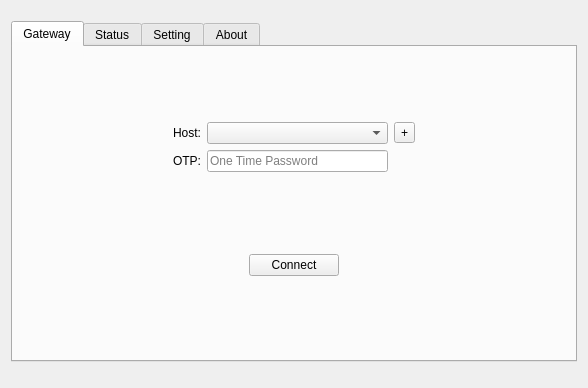
<?xml version="1.0" encoding="UTF-8"?>
<ui version="4.0">
 <class>AnyLink</class>
 <widget class="QWidget" name="AnyLink">
  <property name="geometry">
   <rect>
    <x>0</x>
    <y>0</y>
    <width>588</width>
    <height>388</height>
   </rect>
  </property>
  <property name="sizePolicy">
   <sizepolicy hsizetype="Preferred" vsizetype="Preferred">
    <horstretch>0</horstretch>
    <verstretch>0</verstretch>
   </sizepolicy>
  </property>
  <property name="windowTitle">
   <string/>
  </property>
  <layout class="QVBoxLayout" name="verticalLayout_5">
   <property name="topMargin">
    <number>6</number>
   </property>
   <property name="bottomMargin">
    <number>6</number>
   </property>
   <item>
    <spacer name="topSpacer">
     <property name="orientation">
      <enum>Qt::Vertical</enum>
     </property>
     <property name="sizeType">
      <enum>QSizePolicy::Fixed</enum>
     </property>
     <property name="sizeHint" stdset="0">
      <size>
       <width>20</width>
       <height>15</height>
      </size>
     </property>
    </spacer>
   </item>
   <item>
    <widget class="QTabWidget" name="tabWidget">
     <property name="tabShape">
      <enum>QTabWidget::Rounded</enum>
     </property>
     <property name="currentIndex">
      <number>0</number>
     </property>
     <property name="documentMode">
      <bool>false</bool>
     </property>
     <widget class="QWidget" name="tabGateway">
      <attribute name="title">
       <string>Gateway</string>
      </attribute>
      <layout class="QGridLayout" name="gridLayout">
       <item row="0" column="0" rowspan="2">
        <spacer name="verticalSpacer_3">
         <property name="orientation">
          <enum>Qt::Vertical</enum>
         </property>
         <property name="sizeHint" stdset="0">
          <size>
           <width>20</width>
           <height>40</height>
          </size>
         </property>
        </spacer>
       </item>
       <item row="0" column="1" colspan="2">
        <spacer name="horizontalSpacer_14">
         <property name="orientation">
          <enum>Qt::Horizontal</enum>
         </property>
         <property name="sizeHint" stdset="0">
          <size>
           <width>74</width>
           <height>20</height>
          </size>
         </property>
        </spacer>
       </item>
       <item row="0" column="3">
        <widget class="Loading" name="progressBar" native="true">
         <property name="minimumSize">
          <size>
           <width>90</width>
           <height>60</height>
          </size>
         </property>
        </widget>
       </item>
       <item row="0" column="4" colspan="2">
        <spacer name="horizontalSpacer_15">
         <property name="orientation">
          <enum>Qt::Horizontal</enum>
         </property>
         <property name="sizeHint" stdset="0">
          <size>
           <width>74</width>
           <height>20</height>
          </size>
         </property>
        </spacer>
       </item>
       <item row="0" column="6" rowspan="2">
        <spacer name="verticalSpacer_10">
         <property name="orientation">
          <enum>Qt::Vertical</enum>
         </property>
         <property name="sizeHint" stdset="0">
          <size>
           <width>20</width>
           <height>40</height>
          </size>
         </property>
        </spacer>
       </item>
       <item row="1" column="2" rowspan="2" colspan="3">
        <layout class="QHBoxLayout" name="horizontalLayout">
         <item>
          <layout class="QGridLayout" name="gridLayout_2">
           <item row="0" column="1">
            <widget class="QToolButton" name="buttonProfile">
             <property name="text">
              <string>+</string>
             </property>
            </widget>
           </item>
           <item row="1" column="1">
            <spacer name="verticalSpacer_2">
             <property name="orientation">
              <enum>Qt::Vertical</enum>
             </property>
             <property name="sizeHint" stdset="0">
              <size>
               <width>20</width>
               <height>18</height>
              </size>
             </property>
            </spacer>
           </item>
           <item row="0" column="0" rowspan="2">
            <layout class="QFormLayout" name="formLayout">
             <item row="0" column="0">
              <widget class="QLabel" name="label_2">
               <property name="text">
                <string>Host:</string>
               </property>
              </widget>
             </item>
             <item row="0" column="1">
              <widget class="QComboBox" name="comboBoxHost">
               <property name="minimumSize">
                <size>
                 <width>150</width>
                 <height>0</height>
                </size>
               </property>
               <property name="frame">
                <bool>true</bool>
               </property>
              </widget>
             </item>
             <item row="1" column="0">
              <widget class="QLabel" name="label">
               <property name="text">
                <string>OTP:</string>
               </property>
              </widget>
             </item>
             <item row="1" column="1">
              <widget class="QLineEdit" name="lineEditOTP">
               <property name="frame">
                <bool>true</bool>
               </property>
               <property name="echoMode">
                <enum>QLineEdit::Password</enum>
               </property>
               <property name="placeholderText">
                <string>One Time Password</string>
               </property>
              </widget>
             </item>
            </layout>
           </item>
          </layout>
         </item>
        </layout>
       </item>
       <item row="2" column="0" colspan="2">
        <spacer name="horizontalSpacer_3">
         <property name="orientation">
          <enum>Qt::Horizontal</enum>
         </property>
         <property name="sizeHint" stdset="0">
          <size>
           <width>74</width>
           <height>20</height>
          </size>
         </property>
        </spacer>
       </item>
       <item row="2" column="5" colspan="2">
        <spacer name="horizontalSpacer_5">
         <property name="orientation">
          <enum>Qt::Horizontal</enum>
         </property>
         <property name="sizeHint" stdset="0">
          <size>
           <width>74</width>
           <height>20</height>
          </size>
         </property>
        </spacer>
       </item>
       <item row="3" column="3">
        <spacer name="verticalSpacer">
         <property name="orientation">
          <enum>Qt::Vertical</enum>
         </property>
         <property name="sizeHint" stdset="0">
          <size>
           <width>20</width>
           <height>23</height>
          </size>
         </property>
        </spacer>
       </item>
       <item row="4" column="0" colspan="3">
        <spacer name="horizontalSpacer">
         <property name="orientation">
          <enum>Qt::Horizontal</enum>
         </property>
         <property name="sizeHint" stdset="0">
          <size>
           <width>157</width>
           <height>17</height>
          </size>
         </property>
        </spacer>
       </item>
       <item row="4" column="3">
        <widget class="QPushButton" name="buttonConnect">
         <property name="text">
          <string>Connect</string>
         </property>
        </widget>
       </item>
       <item row="4" column="4" colspan="3">
        <spacer name="horizontalSpacer_2">
         <property name="orientation">
          <enum>Qt::Horizontal</enum>
         </property>
         <property name="sizeHint" stdset="0">
          <size>
           <width>157</width>
           <height>17</height>
          </size>
         </property>
        </spacer>
       </item>
       <item row="5" column="3">
        <spacer name="verticalSpacer_4">
         <property name="orientation">
          <enum>Qt::Vertical</enum>
         </property>
         <property name="sizeHint" stdset="0">
          <size>
           <width>20</width>
           <height>39</height>
          </size>
         </property>
        </spacer>
       </item>
      </layout>
     </widget>
     <widget class="QWidget" name="tabStatus">
      <attribute name="title">
       <string>Status</string>
      </attribute>
      <layout class="QGridLayout" name="gridLayout_3">
       <item row="0" column="0" colspan="3">
        <layout class="QHBoxLayout" name="horizontalLayout_5">
         <item>
          <layout class="QVBoxLayout" name="verticalLayout_2">
           <item>
            <widget class="QLabel" name="label_3">
             <property name="text">
              <string>Channel Type:</string>
             </property>
            </widget>
           </item>
           <item>
            <widget class="QLabel" name="label_8">
             <property name="text">
              <string>TLS CipherSuite:</string>
             </property>
            </widget>
           </item>
           <item>
            <widget class="QLabel" name="label_9">
             <property name="text">
              <string>DTLS CipherSuite:</string>
             </property>
            </widget>
           </item>
           <item>
            <widget class="QLabel" name="label_17">
             <property name="text">
              <string>DTLS Port:</string>
             </property>
            </widget>
           </item>
           <item>
            <widget class="QLabel" name="label_4">
             <property name="text">
              <string>Server Address:</string>
             </property>
            </widget>
           </item>
           <item>
            <widget class="QLabel" name="label_6">
             <property name="text">
              <string>Local Address:</string>
             </property>
            </widget>
           </item>
           <item>
            <widget class="QLabel" name="label_5">
             <property name="text">
              <string>VPN Address:</string>
             </property>
            </widget>
           </item>
           <item>
            <widget class="QLabel" name="label_7">
             <property name="text">
              <string>MTU:</string>
             </property>
            </widget>
           </item>
           <item>
            <widget class="QLabel" name="label_10">
             <property name="text">
              <string>DNS:</string>
             </property>
            </widget>
           </item>
          </layout>
         </item>
         <item>
          <layout class="QVBoxLayout" name="verticalLayout_3">
           <item>
            <widget class="QLabel" name="labelChannelType">
             <property name="text">
              <string notr="true"/>
             </property>
             <property name="alignment">
              <set>Qt::AlignRight|Qt::AlignTrailing|Qt::AlignVCenter</set>
             </property>
             <property name="textInteractionFlags">
              <set>Qt::LinksAccessibleByMouse|Qt::TextSelectableByMouse</set>
             </property>
            </widget>
           </item>
           <item>
            <widget class="QLabel" name="labelTlsCipherSuite">
             <property name="text">
              <string notr="true"/>
             </property>
             <property name="alignment">
              <set>Qt::AlignRight|Qt::AlignTrailing|Qt::AlignVCenter</set>
             </property>
             <property name="textInteractionFlags">
              <set>Qt::LinksAccessibleByMouse|Qt::TextSelectableByMouse</set>
             </property>
            </widget>
           </item>
           <item>
            <widget class="QLabel" name="labelDtlsCipherSuite">
             <property name="text">
              <string notr="true"/>
             </property>
             <property name="alignment">
              <set>Qt::AlignRight|Qt::AlignTrailing|Qt::AlignVCenter</set>
             </property>
             <property name="textInteractionFlags">
              <set>Qt::LinksAccessibleByMouse|Qt::TextSelectableByMouse</set>
             </property>
            </widget>
           </item>
           <item>
            <widget class="QLabel" name="labelDTLSPort">
             <property name="text">
              <string notr="true"/>
             </property>
             <property name="alignment">
              <set>Qt::AlignRight|Qt::AlignTrailing|Qt::AlignVCenter</set>
             </property>
             <property name="textInteractionFlags">
              <set>Qt::LinksAccessibleByMouse|Qt::TextSelectableByMouse</set>
             </property>
            </widget>
           </item>
           <item>
            <widget class="QLabel" name="labelServerAddress">
             <property name="text">
              <string notr="true"/>
             </property>
             <property name="alignment">
              <set>Qt::AlignRight|Qt::AlignTrailing|Qt::AlignVCenter</set>
             </property>
             <property name="textInteractionFlags">
              <set>Qt::LinksAccessibleByMouse|Qt::TextSelectableByMouse</set>
             </property>
            </widget>
           </item>
           <item>
            <widget class="QLabel" name="labelLocalAddress">
             <property name="text">
              <string notr="true"/>
             </property>
             <property name="alignment">
              <set>Qt::AlignRight|Qt::AlignTrailing|Qt::AlignVCenter</set>
             </property>
             <property name="textInteractionFlags">
              <set>Qt::LinksAccessibleByMouse|Qt::TextSelectableByMouse</set>
             </property>
            </widget>
           </item>
           <item>
            <widget class="QLabel" name="labelVPNAddress">
             <property name="text">
              <string notr="true"/>
             </property>
             <property name="alignment">
              <set>Qt::AlignRight|Qt::AlignTrailing|Qt::AlignVCenter</set>
             </property>
             <property name="textInteractionFlags">
              <set>Qt::LinksAccessibleByMouse|Qt::TextSelectableByMouse</set>
             </property>
            </widget>
           </item>
           <item>
            <widget class="QLabel" name="labelMTU">
             <property name="text">
              <string notr="true"/>
             </property>
             <property name="alignment">
              <set>Qt::AlignRight|Qt::AlignTrailing|Qt::AlignVCenter</set>
             </property>
             <property name="textInteractionFlags">
              <set>Qt::LinksAccessibleByMouse|Qt::TextSelectableByMouse</set>
             </property>
            </widget>
           </item>
           <item>
            <widget class="QLabel" name="labelDNS">
             <property name="text">
              <string notr="true"/>
             </property>
             <property name="alignment">
              <set>Qt::AlignRight|Qt::AlignTrailing|Qt::AlignVCenter</set>
             </property>
             <property name="textInteractionFlags">
              <set>Qt::LinksAccessibleByMouse|Qt::TextSelectableByMouse</set>
             </property>
            </widget>
           </item>
          </layout>
         </item>
        </layout>
       </item>
       <item row="1" column="1">
        <spacer name="verticalSpacer_5">
         <property name="orientation">
          <enum>Qt::Vertical</enum>
         </property>
         <property name="sizeHint" stdset="0">
          <size>
           <width>20</width>
           <height>5</height>
          </size>
         </property>
        </spacer>
       </item>
       <item row="2" column="0">
        <spacer name="horizontalSpacer_6">
         <property name="orientation">
          <enum>Qt::Horizontal</enum>
         </property>
         <property name="sizeHint" stdset="0">
          <size>
           <width>139</width>
           <height>20</height>
          </size>
         </property>
        </spacer>
       </item>
       <item row="2" column="1">
        <widget class="QPushButton" name="buttonDetails">
         <property name="enabled">
          <bool>false</bool>
         </property>
         <property name="text">
          <string>Details</string>
         </property>
        </widget>
       </item>
       <item row="2" column="2">
        <spacer name="horizontalSpacer_7">
         <property name="orientation">
          <enum>Qt::Horizontal</enum>
         </property>
         <property name="sizeHint" stdset="0">
          <size>
           <width>138</width>
           <height>20</height>
          </size>
         </property>
        </spacer>
       </item>
      </layout>
     </widget>
     <widget class="QWidget" name="tabSetting">
      <attribute name="title">
       <string>Setting</string>
      </attribute>
      <layout class="QGridLayout" name="gridLayout_4">
       <item row="3" column="0">
        <spacer name="verticalSpacer_9">
         <property name="orientation">
          <enum>Qt::Vertical</enum>
         </property>
         <property name="sizeHint" stdset="0">
          <size>
           <width>20</width>
           <height>125</height>
          </size>
         </property>
        </spacer>
       </item>
       <item row="0" column="0">
        <layout class="QVBoxLayout" name="verticalLayout_4">
         <item>
          <widget class="QCheckBox" name="checkBoxAutoLogin">
           <property name="text">
            <string>Connect to the last used VPN when AnyLink is started</string>
           </property>
          </widget>
         </item>
         <item>
          <widget class="QCheckBox" name="checkBoxMinimize">
           <property name="text">
            <string>Minimize AnyLink on VPN connect</string>
           </property>
          </widget>
         </item>
         <item>
          <widget class="QCheckBox" name="checkBoxBlock">
           <property name="text">
            <string>Block connections to untrusted servers</string>
           </property>
          </widget>
         </item>
         <item>
          <widget class="QCheckBox" name="checkBoxDebug">
           <property name="text">
            <string>Enable Debug logging</string>
           </property>
          </widget>
         </item>
         <item>
          <widget class="QCheckBox" name="checkBoxCiscoCompat">
           <property name="text">
            <string>Cisco Protocol Compatibility</string>
           </property>
          </widget>
         </item>
         <item>
          <widget class="QCheckBox" name="checkBoxDtls">
           <property name="text">
            <string>Disable creation of DTLS channel</string>
           </property>
          </widget>
         </item>
         <item>
          <widget class="QCheckBox" name="checkBoxLang">
           <property name="text">
            <string>Use local language for the UI</string>
           </property>
          </widget>
         </item>
        </layout>
       </item>
       <item row="0" column="1">
        <spacer name="horizontalSpacer_8">
         <property name="orientation">
          <enum>Qt::Horizontal</enum>
         </property>
         <property name="sizeHint" stdset="0">
          <size>
           <width>254</width>
           <height>20</height>
          </size>
         </property>
        </spacer>
       </item>
      </layout>
     </widget>
     <widget class="QWidget" name="tabAbout">
      <attribute name="title">
       <string>About</string>
      </attribute>
      <layout class="QGridLayout" name="gridLayout_5">
       <item row="0" column="0">
        <spacer name="horizontalSpacer_12">
         <property name="orientation">
          <enum>Qt::Horizontal</enum>
         </property>
         <property name="sizeHint" stdset="0">
          <size>
           <width>64</width>
           <height>20</height>
          </size>
         </property>
        </spacer>
       </item>
       <item row="0" column="1">
        <layout class="QVBoxLayout" name="verticalLayout">
         <item>
          <layout class="QHBoxLayout" name="horizontalLayout_3">
           <item>
            <spacer name="horizontalSpacer_4">
             <property name="orientation">
              <enum>Qt::Horizontal</enum>
             </property>
             <property name="sizeHint" stdset="0">
              <size>
               <width>48</width>
               <height>20</height>
              </size>
             </property>
            </spacer>
           </item>
           <item>
            <widget class="QLabel" name="labelLogo">
             <property name="text">
              <string notr="true">&lt;html&gt;&lt;head/&gt;&lt;body&gt;&lt;h3 style=&quot; margin-top:14px; margin-bottom:12px; margin-left:0px; margin-right:0px; -qt-block-indent:0; text-indent:0px;&quot;&gt;&lt;span style=&quot; font-size:large; font-weight:700; color:#888a85;&quot;&gt;fuck&lt;/span&gt;&lt;/h3&gt;&lt;/body&gt;&lt;/html&gt;</string>
             </property>
            </widget>
           </item>
           <item>
            <spacer name="horizontalSpacer_9">
             <property name="orientation">
              <enum>Qt::Horizontal</enum>
             </property>
             <property name="sizeHint" stdset="0">
              <size>
               <width>48</width>
               <height>20</height>
              </size>
             </property>
            </spacer>
           </item>
          </layout>
         </item>
         <item>
          <layout class="QHBoxLayout" name="horizontalLayout_2">
           <item>
            <spacer name="horizontalSpacer_10">
             <property name="orientation">
              <enum>Qt::Horizontal</enum>
             </property>
             <property name="sizeHint" stdset="0">
              <size>
               <width>40</width>
               <height>20</height>
              </size>
             </property>
            </spacer>
           </item>
           <item>
            <widget class="QLabel" name="label_16">
             <property name="text">
              <string notr="true">&amp;copy; 2023 &lt;a href=&quot;https://dongjianwei.cn:3700&quot;&gt;&lt;span style=&quot; text-decoration: underline; color:#0000ff;&quot;&gt;https://dongjianwei.cn:3700&lt;/span&gt;&lt;/a&gt;</string>
             </property>
             <property name="openExternalLinks">
              <bool>true</bool>
             </property>
            </widget>
           </item>
           <item>
            <spacer name="horizontalSpacer_11">
             <property name="orientation">
              <enum>Qt::Horizontal</enum>
             </property>
             <property name="sizeHint" stdset="0">
              <size>
               <width>40</width>
               <height>20</height>
              </size>
             </property>
            </spacer>
           </item>
          </layout>
         </item>
        </layout>
       </item>
       <item row="1" column="1">
        <layout class="QHBoxLayout" name="horizontalLayout_6">
         <item>
          <widget class="QPushButton" name="buttonViewLog">
           <property name="focusPolicy">
            <enum>Qt::NoFocus</enum>
           </property>
           <property name="text">
            <string>Connection logs</string>
           </property>
          </widget>
         </item>
         <item>
          <widget class="QPushButton" name="buttonSecurityTips">
           <property name="focusPolicy">
            <enum>Qt::NoFocus</enum>
           </property>
           <property name="text">
            <string>Security tips</string>
           </property>
          </widget>
         </item>
        </layout>
       </item>
       <item row="4" column="1" rowspan="2">
        <layout class="QHBoxLayout" name="horizontalLayout_7">
         <item>
          <widget class="QLabel" name="labelHelp">
           <property name="text">
            <string>&lt;a href=&quot;https://dongjianwei.cn:3700&quot;&gt;&lt;span style=&quot; text-decoration: underline; color:#0000ff;&quot;&gt;Getting Help&lt;/span&gt;&lt;/a&gt;</string>
           </property>
           <property name="textFormat">
            <enum>Qt::AutoText</enum>
           </property>
           <property name="openExternalLinks">
            <bool>true</bool>
           </property>
          </widget>
         </item>
         <item>
          <widget class="QLabel" name="label_14">
           <property name="sizePolicy">
            <sizepolicy hsizetype="Fixed" vsizetype="Fixed">
             <horstretch>0</horstretch>
             <verstretch>0</verstretch>
            </sizepolicy>
           </property>
           <property name="maximumSize">
            <size>
             <width>128</width>
             <height>128</height>
            </size>
           </property>
           <property name="text">
            <string/>
           </property>
           <property name="pixmap">
            <pixmap resource="../icons.qrc">:/assets/donate.JPG</pixmap>
           </property>
           <property name="scaledContents">
            <bool>true</bool>
           </property>
           <property name="alignment">
            <set>Qt::AlignCenter</set>
           </property>
          </widget>
         </item>
         <item>
          <widget class="QLabel" name="labelUpdate">
           <property name="text">
            <string>&lt;a href=&quot;https://dongjianwei.cn:3700&quot;&gt;&lt;span style=&quot; text-decoration: underline; color:#0000ff;&quot;&gt;Check Updates&lt;/span&gt;&lt;/a&gt;</string>
           </property>
           <property name="openExternalLinks">
            <bool>true</bool>
           </property>
          </widget>
         </item>
        </layout>
       </item>
       <item row="0" column="2">
        <spacer name="horizontalSpacer_13">
         <property name="orientation">
          <enum>Qt::Horizontal</enum>
         </property>
         <property name="sizeHint" stdset="0">
          <size>
           <width>65</width>
           <height>20</height>
          </size>
         </property>
        </spacer>
       </item>
       <item row="2" column="0" colspan="3">
        <widget class="Line" name="line">
         <property name="orientation">
          <enum>Qt::Horizontal</enum>
         </property>
        </widget>
       </item>
      </layout>
     </widget>
    </widget>
   </item>
   <item>
    <widget class="QLabel" name="statusBar">
     <property name="textInteractionFlags">
      <set>Qt::LinksAccessibleByMouse|Qt::TextSelectableByMouse</set>
     </property>
    </widget>
   </item>
  </layout>
 </widget>
 <customwidgets>
  <customwidget>
   <class>Loading</class>
   <extends>QWidget</extends>
   <header location="global">src/loading.h</header>
   <container>1</container>
  </customwidget>
 </customwidgets>
 <resources>
  <include location="../icons.qrc"/>
 </resources>
 <connections/>
</ui>
